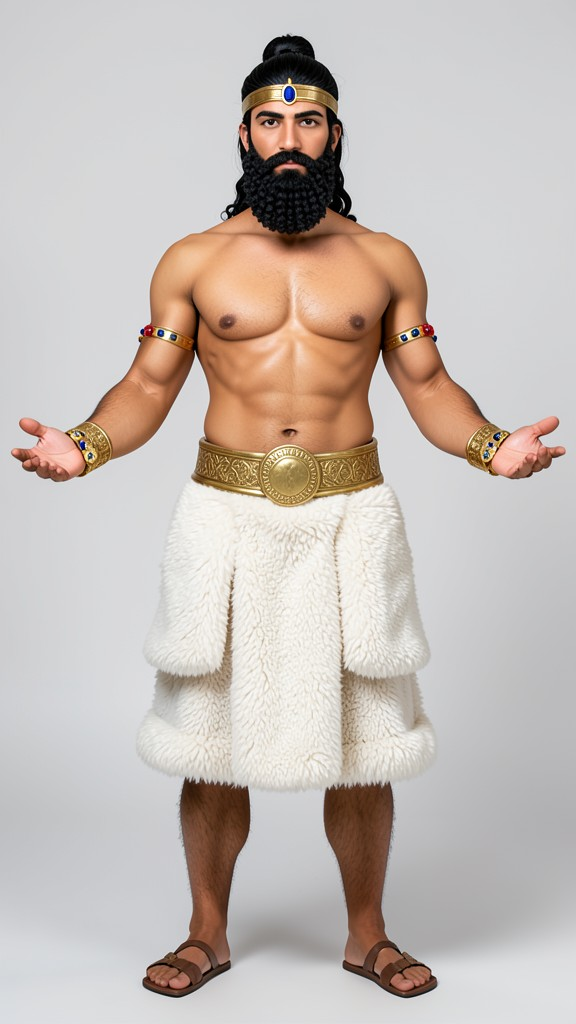
#> input picture models-src/gilgamesh/gilgamesh_concept.jpg, 576 x 1024 px
$ python make_tileable.py ../gilgamesh/gilgamesh_concept.jpg ../gilgamesh/gilgamesh_concept.jpg 100 ../gilgamesh/gilgamesh_concept.jpg
#> lines starting #> are read from the running program, lines starting #| are printed output that depends on the picture
"""Turns a generated texture (any image) into a seamless tile: python3 make_tileable.py in.png out.jpg [size]

The image is shifted by half its size and blended with the original through a mask that is 1 in the middle and
0 at the edges, so the seams of the shifted copy are hidden under the untouched middle."""
import sys

import numpy as np
from PIL import Image

src, dst = sys.argv[1], sys.argv[2]
size = int(sys.argv[3]) if len(sys.argv) > 3 else 1024
horizontal = len(sys.argv) > 4 and sys.argv[4] == "x"   # tile along x only (border strips); the image keeps its shape
img = Image.open(src).convert("RGB")
#> img is the input picture: PIL image 576x1024 RGB; mean R, G, B 197.7, 188.1, 182.4
img = img.resize((size, int(size * img.height / img.width)) if horizontal else (size, size), Image.LANCZOS)
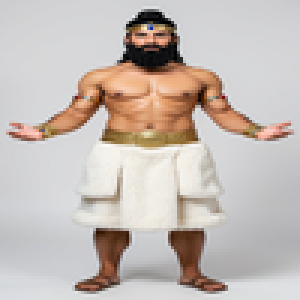
#> img: PIL image 100x100 RGB (shown 3 times larger); mean R, G, B 197.7, 188.1, 182.4
a = np.asarray(img).astype(np.float32)
h, w = a.shape[:2]
#> h = 100; w = 100
shifted = np.roll(a, (0, w // 2) if horizontal else (h // 2, w // 2), axis=(0, 1) if not horizontal else (0, 1))
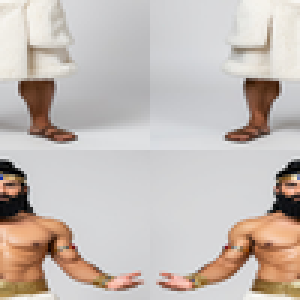
#> shifted: shape (100, 100, 3) float32 (shown 3 times larger); mean R, G, B 197.7, 188.1, 182.4
x = np.linspace(0, 1, w)
#> x = 100 values from 0 to 1
ramp = np.minimum(1.0, (1 - np.abs(2 * x - 1)) * 2.0)   # 0 at the edges, 1 in the middle, a wide plateau
if horizontal:
    mask = np.tile(ramp[None, :, None], (h, 1, 1))
else:
    y = np.linspace(0, 1, h)
#> y = 100 values from 0 to 1
    ramp_y = np.minimum(1.0, (1 - np.abs(2 * y - 1)) * 2.0)
    mask = np.outer(ramp_y, ramp)[..., None]
out = a * mask + shifted * (1 - mask)
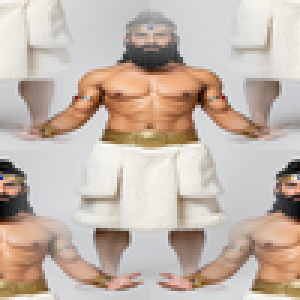
#> out: shape (100, 100, 3) float64 (shown 3 times larger); mean R, G, B 197.1, 182.2, 171.8
Image.fromarray(np.clip(out, 0, 255).astype(np.uint8)).save(dst, quality=88)
